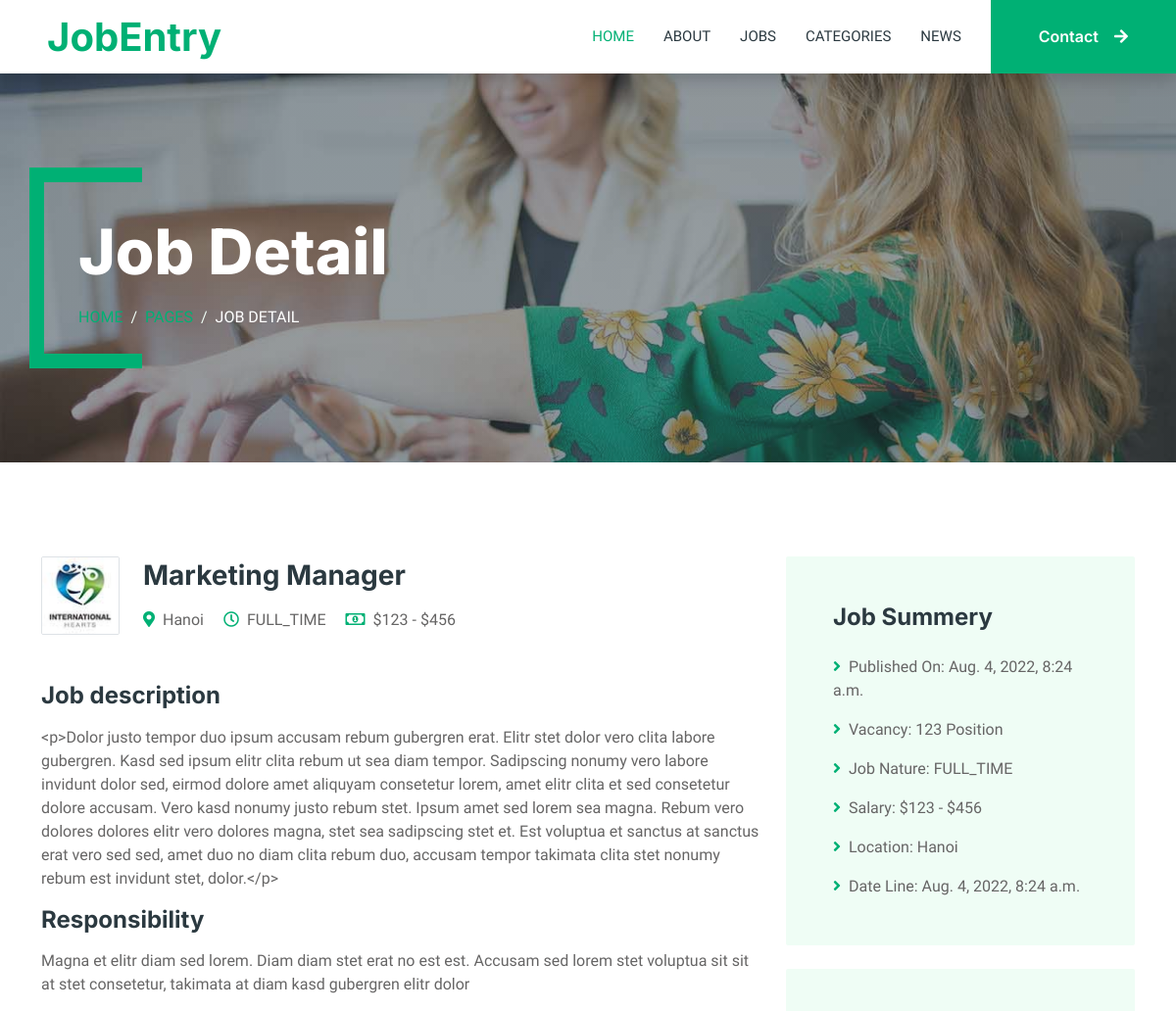
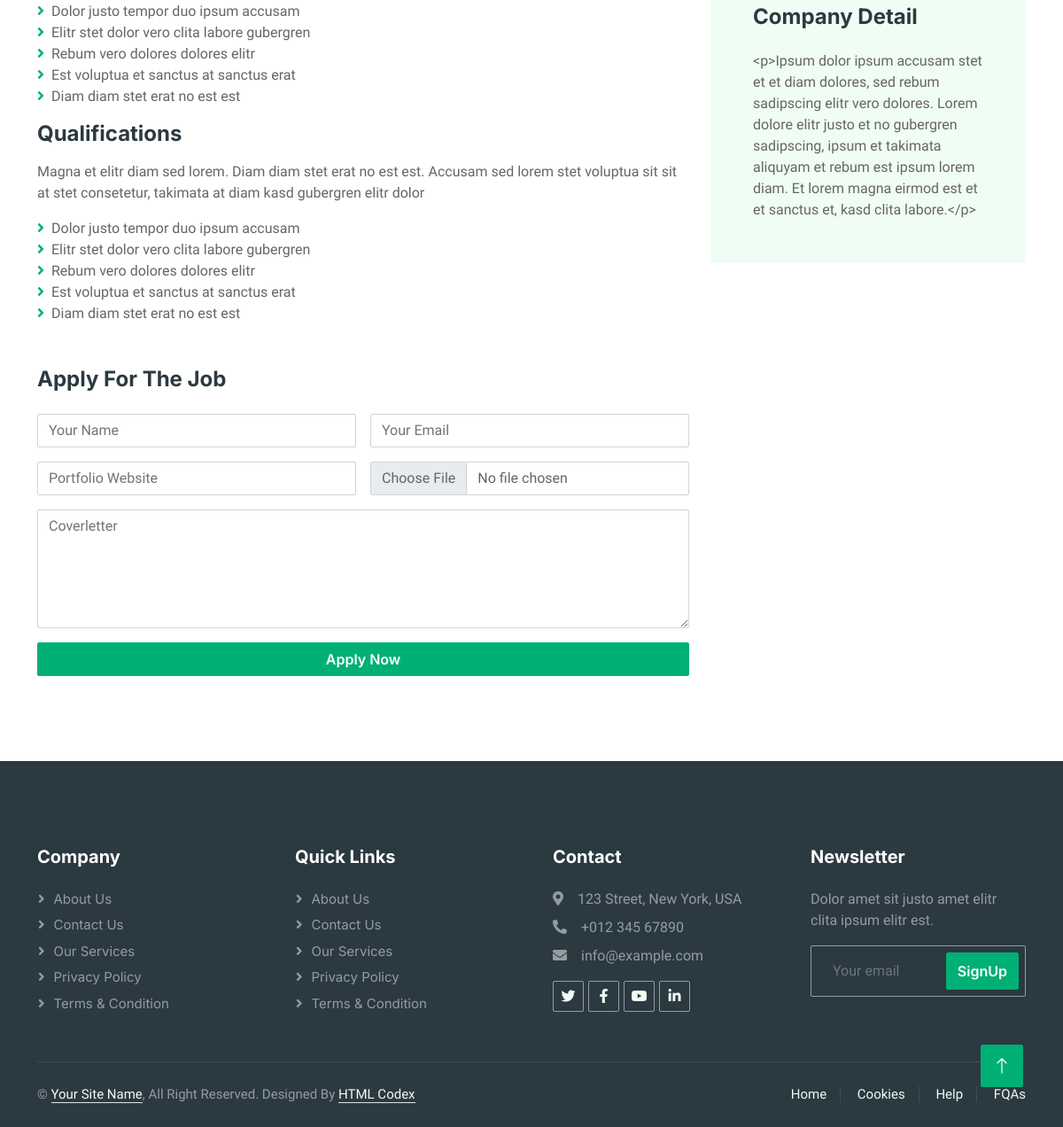
Screenshot of /jobs/1 with the database file from the repository (2 pictures, top to bottom).
### jobs/models.py (models this page shows)
class Job(models.Model):
    class JobNatures(models.TextChoices):
        FULL_TIME = 'FULL_TIME', _('Full Time')
        PART_TIME = 'PART_TIME', _('Part Time')
        CONTRACT = 'CONTRACT', _('Contract')
        INTERNSHIP = 'INTERNSHIP', _('Internship')
        OTHER = 'OTHER', _('Other')
    title = models.CharField(max_length=30)
    description = HTMLField(default="")
    published_date = models.DateTimeField(auto_now_add=True)
    vacancy_count = models.PositiveIntegerField(default=0)
    job_nature = models.CharField(max_length=30, choices=JobNatures.choices, default=JobNatures.FULL_TIME)
    salary_start = models.PositiveIntegerField(default=0)
    salary_end = models.PositiveIntegerField(default=0)
    company_detail = HTMLField()
    logo = models.ImageField(upload_to='images/', null=True, blank=True)
    categories = models.ManyToManyField(JobCategory, related_name='jobs')
    location = models.ForeignKey(Location, on_delete=models.CASCADE)

class Location(models.Model):
    name = models.CharField(max_length=30, unique=True)
    description = models.TextField(null=True, blank=True)
    def __str__(self):
        return self.name

### jobs/views.py (the view)
# urls.py: path('jobs/<int:job_id>', views.job_detail, name='job_detail'),
def job_detail(request, job_id: int):
    job = Job.objects.get(id=job_id)
    return render(request, 'job-detail.html', {'title': 'Job Detail', 'job': job})

### jobs/templates/job-detail.html
{% extends "base_with_header.html" %}
{% load static %}
{% block content_with_header %}
    <div class="container-xxl py-5 wow fadeInUp" data-wow-delay="0.1s">
        <div class="container">
            <div class="row gy-5 gx-4">
                <div class="col-lg-8">
                    <div class="d-flex align-items-center mb-5">
                        <img class="flex-shrink-0 img-fluid border rounded" src="{% static 'img/com-logo-2.jpg' %}"
                             alt=""
                             style="width: 80px; height: 80px;">
                        <div class="text-start ps-4">
                            <h3 class="mb-3">{{ job.title }}</h3>
                            <span class="text-truncate me-3"><i class="fa fa-map-marker-alt text-primary me-2"></i>{{ job.location }}</span>
                            <span class="text-truncate me-3"><i
                                    class="far fa-clock text-primary me-2"></i>{{ job.job_nature }}</span>
                            <span class="text-truncate me-0"><i class="far fa-money-bill-alt text-primary me-2"></i>${{ job.salary_start }} - ${{ job.salary_end }}</span>
                        </div>
                    </div>
                    <div class="mb-5">
                        <h4 class="mb-3">Job description</h4>
                        <p>{{ job.description }}</p>
                        <h4 class="mb-3">Responsibility</h4>
                        <p>Magna et elitr diam sed lorem. Diam diam stet erat no est est. Accusam sed lorem stet
                            voluptua
                            sit sit at stet consetetur, takimata at diam kasd gubergren elitr dolor</p>
                        <ul class="list-unstyled">
                            <li><i class="fa fa-angle-right text-primary me-2"></i>Dolor justo tempor duo ipsum accusam
                            </li>
                            <li><i class="fa fa-angle-right text-primary me-2"></i>Elitr stet dolor vero clita labore
                                gubergren
                            </li>
                            <li><i class="fa fa-angle-right text-primary me-2"></i>Rebum vero dolores dolores elitr</li>
                            <li><i class="fa fa-angle-right text-primary me-2"></i>Est voluptua et sanctus at sanctus
                                erat
                            </li>
                            <li><i class="fa fa-angle-right text-primary me-2"></i>Diam diam stet erat no est est</li>
                        </ul>
                        <h4 class="mb-3">Qualifications</h4>
                        <p>Magna et elitr diam sed lorem. Diam diam stet erat no est est. Accusam sed lorem stet
                            voluptua
                            sit sit at stet consetetur, takimata at diam kasd gubergren elitr dolor</p>
                        <ul class="list-unstyled">
                            <li><i class="fa fa-angle-right text-primary me-2"></i>Dolor justo tempor duo ipsum accusam
                            </li>
                            <li><i class="fa fa-angle-right text-primary me-2"></i>Elitr stet dolor vero clita labore
                                gubergren
                            </li>
                            <li><i class="fa fa-angle-right text-primary me-2"></i>Rebum vero dolores dolores elitr</li>
                            <li><i class="fa fa-angle-right text-primary me-2"></i>Est voluptua et sanctus at sanctus
                                erat
                            </li>
                            <li><i class="fa fa-angle-right text-primary me-2"></i>Diam diam stet erat no est est</li>
                        </ul>
                    </div>
                    <div class="">
                        <h4 class="mb-4">Apply For The Job</h4>
                        <form>
                            <div class="row g-3">
                                <div class="col-12 col-sm-6">
                                    <input type="text" class="form-control" placeholder="Your Name">
                                </div>
                                <div class="col-12 col-sm-6">
                                    <input type="email" class="form-control" placeholder="Your Email">
                                </div>
                                <div class="col-12 col-sm-6">
                                    <input type="text" class="form-control" placeholder="Portfolio Website">
                                </div>
                                <div class="col-12 col-sm-6">
                                    <input type="file" class="form-control bg-white">
                                </div>
                                <div class="col-12">
                                    <textarea class="form-control" rows="5" placeholder="Coverletter"></textarea>
                                </div>
                                <div class="col-12">
                                    <button class="btn btn-primary w-100" type="submit">Apply Now</button>
                                </div>
                            </div>
                        </form>
                    </div>
                </div>
                <div class="col-lg-4">
                    <div class="bg-light rounded p-5 mb-4 wow slideInUp" data-wow-delay="0.1s">
                        <h4 class="mb-4">Job Summery</h4>
                        <p><i class="fa fa-angle-right text-primary me-2"></i>Published On: {{ job.published_date }}</p>
                        <p><i class="fa fa-angle-right text-primary me-2"></i>Vacancy: {{ job.vacancy_count }} Position</p>
                        <p><i class="fa fa-angle-right text-primary me-2"></i>Job Nature: {{ job.job_nature }}</p>
                        <p><i class="fa fa-angle-right text-primary me-2"></i>Salary: ${{ job.salary_start }} - ${{ job.salary_end }}</p>
                        <p><i class="fa fa-angle-right text-primary me-2"></i>Location: {{ job.location }}</p>
                        <p class="m-0"><i class="fa fa-angle-right text-primary me-2"></i>Date Line: {{ job.published_date }}</p>
                    </div>
                    <div class="bg-light rounded p-5 wow slideInUp" data-wow-delay="0.1s">
                        <h4 class="mb-4">Company Detail</h4>
                        <p class="m-0">{{ job.company_detail }}</p>
                    </div>
                </div>
            </div>
        </div>
    </div>
{% endblock %}

### jobs/static/css/style.css (style rules this page uses)
:root { --primary: #00B074; --secondary: #2B9BFF; --light: #EFFDF5; --dark: #2B3940; }
.btn { font-family: 'Inter', sans-serif; font-weight: 600; transition: .5s; }
.btn.btn-primary, .btn.btn-secondary { color: #FFFFFF; }

### rows the page displays
Job: title "Marketing Manager", location "Hanoi", job_nature "FULL_TIME", salary_start "123", salary_end "456", description "<p>Dolor justo tempor duo ipsum accusam rebum gubergren erat. Elitr stet dolor vero clita labore gubergren. Kasd sed ipsum elitr clita rebum ut sea diam tempor. Sadipscing nonumy vero labore invidunt dolor sed, eirmod dolore amet aliquyam consetetur lorem, amet elitr clita et sed consetetur dolore accusam. Vero kasd nonumy justo rebum stet. Ipsum amet sed lorem sea magna. Rebum vero dolores dolores elitr vero dolores magna, stet sea sadipscing stet et. Est voluptua et sanctus at sanctus erat vero sed sed, amet duo no diam clita rebum duo, accusam tempor takimata clita stet nonumy rebum est invidunt stet, dolor.</p>", published_date "Aug. 4, 2022, 8:24 a.m.", vacancy_count "123", company_detail "<p>Ipsum dolor ipsum accusam stet et et diam dolores, sed rebum sadipscing elitr vero dolores. Lorem dolore elitr justo et no gubergren sadipscing, ipsum et takimata aliquyam et rebum est ipsum lorem diam. Et lorem magna eirmod est et et sanctus et, kasd clita labore.</p>"

### other values shown
{{ title }} "Job Detail"
{{ title }} "JOB DETAIL"
